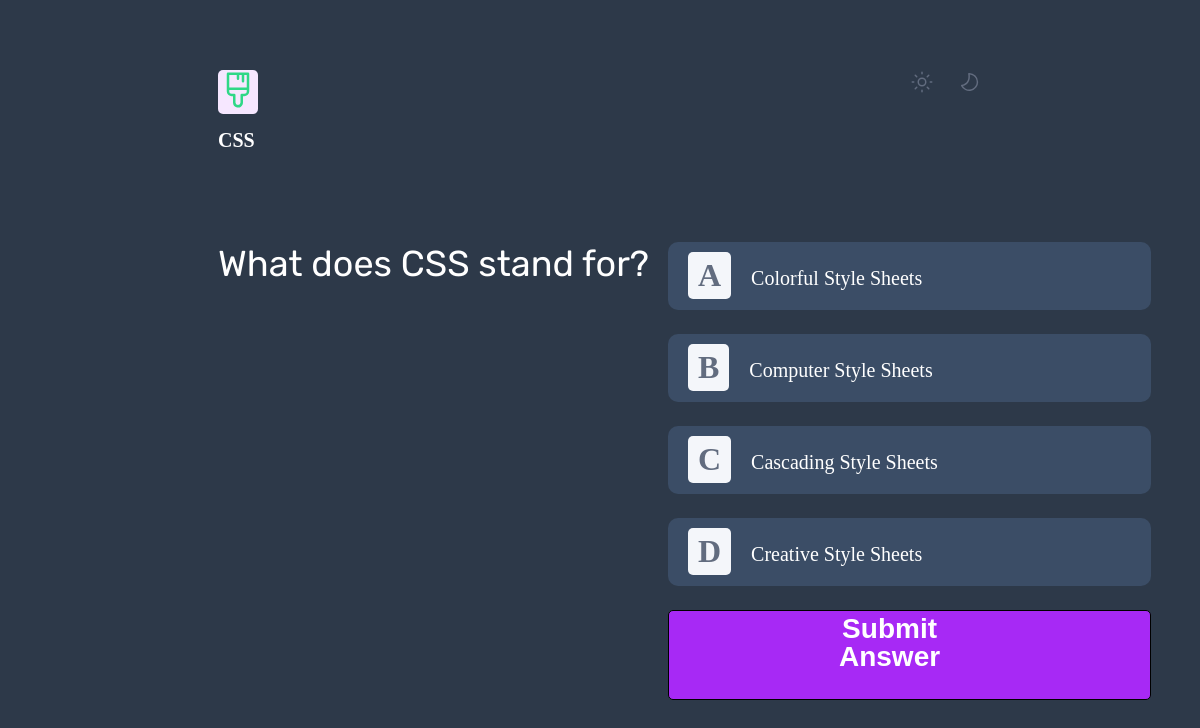
Page /app/quiz/2/ on the committed database.
### app/models.py (models this page shows, shortened)
class Question(models.Model):
    quiz = models.ForeignKey(Quiz, related_name='questions', on_delete=models.CASCADE)
    questions_text = models.CharField(max_length=255)
    answer = models.ForeignKey('Option', related_name='correct_for_question', on_delete=models.CASCADE, null=True)

class Option(models.Model):
    question = models.ForeignKey(Question, related_name='options', on_delete=models.CASCADE)
    options_text = models.CharField(max_length=500)

### app/views.py (the view)
# urls.py: path('quiz/<int:quiz_id>/', NextQuestionView.as_view(), name='next_question'),
class NextQuestionView(View):
    template_name = 'app/questions.html'
    def get_current_question(self, quiz, question_count):
        questions = quiz.questions.all()
        print('the count when nextquestionview is called ', question_count)
        if question_count < len(questions):
            return questions[question_count]
        return None
    def get(self, request, quiz_id):
        print('the quiz_id', quiz_id)
        question_count = request.session.get('question_count', 0)
        score = request.session.get('score', 0)
        quiz = get_object_or_404(Quiz, pk=quiz_id)
        print(quiz.title)
        current_question = self.get_current_question(quiz, question_count)
        if current_question:
            context = {'quiz': quiz, 'current_question': current_question, 'question_count': question_count, 'score': score}
            print('the quiz id is ', quiz_id)
            return render(request, self.template_name, context)
        else:
            context = {'quiz': quiz, 'score': score}
            return render(request, 'app/score.html', context)

### app/templates/app/questions.html (shortened to what this page needs)
<!DOCTYPE html>
<html lang="en" lang="en">
    {% load static %}
    <head>
        <link rel="stylesheet" href="{% static 'app/css/style3.css' %}">
    </head>
    <body class="background">
        <div class="container">
            {% if quiz.title == 'HTML'%}
                <div class="topic-quiz">
                    <div style='background-color:#F6E7FF' class="quiz-icon-container">
                        <img class='quiz-icon' src="{% static 'app/images/icon-html.svg'%}"alt="image is not available">
                    </div>
                    <h1 class="quiz-title">HTML</h1>
                </div>
            {% elif quiz.title == 'CSS' %}
                <div class="topic-quiz">
                    <div style='background-color:#F6E7FF' class="quiz-icon-container">
                        <img class='quiz-icon' src="{% static 'app/images/icon-css.svg'%}"alt="image is not available">
                    </div>
                    <h1 class="quiz-title">CSS</h1>
                </div>
            {% endif %}
            <div class="sun-moon">
                <img class='icon-sun-dark' src="{% static 'app/images/icon-sun-dark.svg'%}" alt="image is not available">
                <img class='icon-moon-dark' src="{% static 'app/images/icon-moon-dark.svg'%}" alt="image is not available">
            </div>
        </div>
        <form action="{% url 'app:check_answers' quiz_id=quiz.id %}" method="post" id="quizform">
            <div class="container2" data-quiz-id="{{ quiz.id }}">
                <div class="welcome-container">
                    <h1 class="question-text">{{ current_question.questions_text }}</h1>
                </div>
                <div class="quizzes-container">
                    {% for option in current_question.options.all %}
                    <div class="quiz-type-container" onclick='selectOption(this, {{ option.id }})'>
                        <div class="quiz-icon-container">
                            <h1 class='options'>
                                {% if forloop.counter == 1 %}A{% endif %}
                                {% if forloop.counter == 2 %}B{% endif %}
                                {% if forloop.counter == 3 %}C{% endif %}
                                {% if forloop.counter == 4 %}D{% endif %}
                            </h1>
                        </div>
                        <div class="quiz-title-container">
                            <p class="quiz-title">{{ option.options_text }}</p>
                        </div>
                    </div>
                    {% endfor %}
                    <button type="submit" class="submit-button" form='quizform'>
                        <h1 class="submit-title">Submit Answer</h1>
                    </button>
                </div>
            </div>
        </form>
    </body>
</html>

### app/static/app/css/style3.css (style rules this page uses)
.background { background-color:#2D3949; background-image: url('pattern-background-desktop-dark.svg'); background-size: cover; color:white; padding-right:140px; padding-left: 140px; }
.container { display: flex; justify-content: space-between; margin:70px; min-width: 400px; }
.icon-sun-dark { margin-right:10px; }
.icon-moon-dark { margin-left:10px; }
.container2 { display:flex; justify-content: space-between; min-width: 800px; margin:70px; }
.welcome-container { display:inline-block; }
.question-text { font-size: 30px; width:450px; margin-bottom: 0px; font-family: 'Rubik'; font-weight: normal; font-size: 36px; margin-top:0px; line-height: 43.2px; }
.quizzes-container { display:inline-block; }
.quiz-type-container { display:flex; align-items: flex-start; padding-left:20px; padding-top:10px; background-color: #3B4D66; border-radius: 10px; vertical-align: top; padding-bottom: 0px; margin-bottom:24px; min-width: 400px; }
.quiz-icon-container { display:inline-block; margin-right:20px; border-radius: 5px; background-color:#F4F6FA;; }
.options { color:#626C7F; margin-top:0px; margin-bottom:0px; padding:5px 10px; }
.quiz-icon { display:inline-block; }
.quiz-title-container { width: 400px; box-sizing: border-box; overflow: hidden; }
.quiz-title { font-size: 20px; line-height: 28px; margin-top: 20px; margin-bottom: 10px; transform: translateY(-30%); }
.submit-title { display:inline-block; padding-right:50px; margin-bottom:10px; margin-top:20px; font-size: 28px; line-height: 28px; transform: translateY(-30%); color:white; }
.submit-button { background-color:#A729F5; border-radius:5px; padding-left: 130px; padding-right:120px; border: solid 1px black; }

### rows in the picture
Question: questions_text "What does CSS stand for?"
Option: shows "A", options_text "Colorful Style Sheets"
Option: shows "B", options_text "Computer Style Sheets"
Option: shows "C", options_text "Cascading Style Sheets"
Option: shows "D", options_text "Creative Style Sheets"
